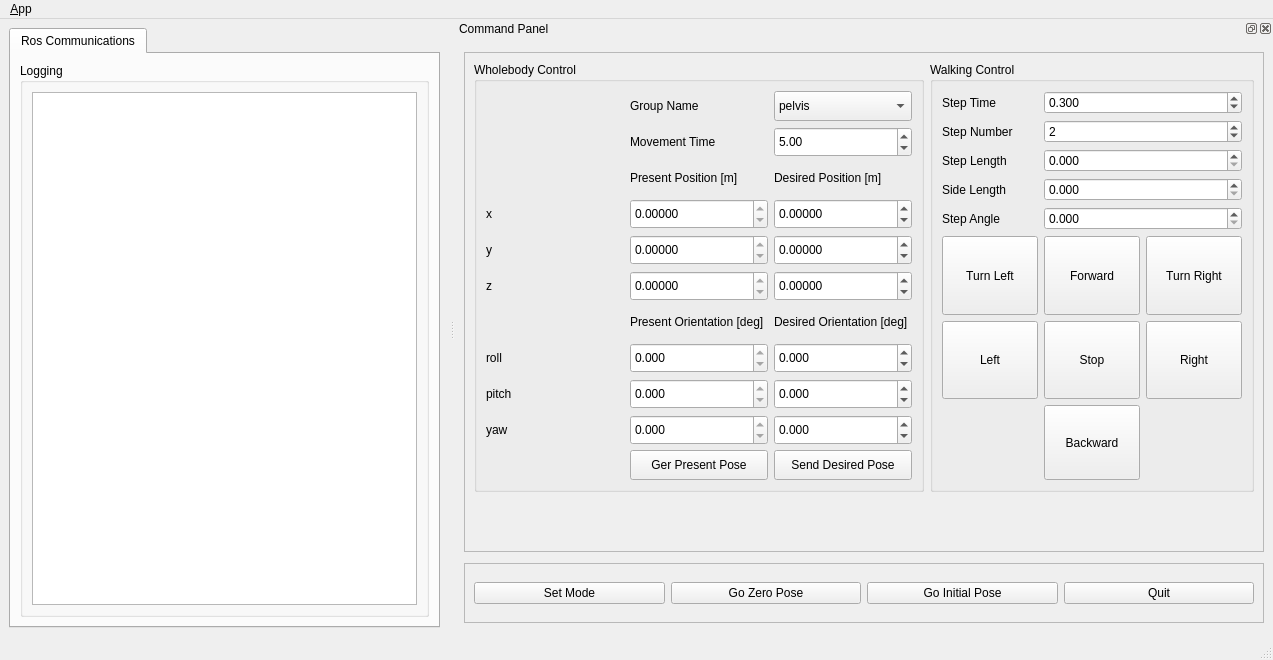
<?xml version="1.0" encoding="UTF-8"?>
<ui version="4.0">
 <class>MainWindowDesign</class>
 <widget class="QMainWindow" name="MainWindowDesign">
  <property name="geometry">
   <rect>
    <x>0</x>
    <y>0</y>
    <width>1273</width>
    <height>660</height>
   </rect>
  </property>
  <property name="minimumSize">
   <size>
    <width>0</width>
    <height>0</height>
   </size>
  </property>
  <property name="windowTitle">
   <string>QRosApp</string>
  </property>
  <property name="windowIcon">
   <iconset resource="../resources/images.qrc">
    <normaloff>:/images/icon.png</normaloff>:/images/icon.png</iconset>
  </property>
  <property name="locale">
   <locale language="English" country="Australia"/>
  </property>
  <widget class="QWidget" name="centralwidget">
   <layout class="QHBoxLayout">
    <item>
     <widget class="QTabWidget" name="tab_manager">
      <property name="enabled">
       <bool>true</bool>
      </property>
      <property name="sizePolicy">
       <sizepolicy hsizetype="Fixed" vsizetype="Fixed">
        <horstretch>0</horstretch>
        <verstretch>0</verstretch>
       </sizepolicy>
      </property>
      <property name="minimumSize">
       <size>
        <width>400</width>
        <height>600</height>
       </size>
      </property>
      <property name="maximumSize">
       <size>
        <width>1000</width>
        <height>600</height>
       </size>
      </property>
      <property name="focusPolicy">
       <enum>Qt::NoFocus</enum>
      </property>
      <property name="locale">
       <locale language="English" country="Australia"/>
      </property>
      <property name="currentIndex">
       <number>0</number>
      </property>
      <widget class="QWidget" name="tab_status">
       <attribute name="title">
        <string>Ros Communications</string>
       </attribute>
       <layout class="QVBoxLayout" name="verticalLayout_2">
        <item>
         <widget class="QGroupBox" name="log_groupbox">
          <property name="sizePolicy">
           <sizepolicy hsizetype="MinimumExpanding" vsizetype="Preferred">
            <horstretch>0</horstretch>
            <verstretch>0</verstretch>
           </sizepolicy>
          </property>
          <property name="title">
           <string>Logging</string>
          </property>
          <layout class="QGridLayout" name="gridLayout_3">
           <item row="0" column="0">
            <widget class="QListView" name="view_logging"/>
           </item>
          </layout>
         </widget>
        </item>
       </layout>
      </widget>
     </widget>
    </item>
   </layout>
  </widget>
  <widget class="QMenuBar" name="menubar">
   <property name="geometry">
    <rect>
     <x>0</x>
     <y>0</y>
     <width>1273</width>
     <height>20</height>
    </rect>
   </property>
   <widget class="QMenu" name="menu_File">
    <property name="title">
     <string>&amp;App</string>
    </property>
    <addaction name="action_Preferences"/>
    <addaction name="separator"/>
    <addaction name="actionAbout"/>
    <addaction name="actionAbout_Qt"/>
    <addaction name="separator"/>
    <addaction name="action_Quit"/>
   </widget>
   <addaction name="menu_File"/>
  </widget>
  <widget class="QStatusBar" name="statusbar"/>
  <widget class="QDockWidget" name="dock_status">
   <property name="sizePolicy">
    <sizepolicy hsizetype="Fixed" vsizetype="Fixed">
     <horstretch>0</horstretch>
     <verstretch>0</verstretch>
    </sizepolicy>
   </property>
   <property name="maximumSize">
    <size>
     <width>1030</width>
     <height>650</height>
    </size>
   </property>
   <property name="allowedAreas">
    <set>Qt::RightDockWidgetArea</set>
   </property>
   <property name="windowTitle">
    <string>Command Panel</string>
   </property>
   <attribute name="dockWidgetArea">
    <number>2</number>
   </attribute>
   <widget class="QWidget" name="dockWidgetContents_2">
    <layout class="QVBoxLayout" name="verticalLayout">
     <item>
      <widget class="QFrame" name="frame">
       <property name="sizePolicy">
        <sizepolicy hsizetype="Preferred" vsizetype="Minimum">
         <horstretch>0</horstretch>
         <verstretch>0</verstretch>
        </sizepolicy>
       </property>
       <property name="minimumSize">
        <size>
         <width>800</width>
         <height>100</height>
        </size>
       </property>
       <property name="maximumSize">
        <size>
         <width>800</width>
         <height>500</height>
        </size>
       </property>
       <property name="frameShape">
        <enum>QFrame::StyledPanel</enum>
       </property>
       <property name="frameShadow">
        <enum>QFrame::Raised</enum>
       </property>
       <layout class="QGridLayout" name="gridLayout_2">
        <item row="1" column="1">
         <widget class="QGroupBox" name="walking_groupbox">
          <property name="sizePolicy">
           <sizepolicy hsizetype="Minimum" vsizetype="Minimum">
            <horstretch>0</horstretch>
            <verstretch>0</verstretch>
           </sizepolicy>
          </property>
          <property name="minimumSize">
           <size>
            <width>0</width>
            <height>430</height>
           </size>
          </property>
          <property name="maximumSize">
           <size>
            <width>16777215</width>
            <height>430</height>
           </size>
          </property>
          <property name="title">
           <string>Walking Control</string>
          </property>
          <layout class="QGridLayout" name="gridLayout_4">
           <item row="4" column="1" colspan="2">
            <widget class="QDoubleSpinBox" name="step_angle_spinbox">
             <property name="decimals">
              <number>3</number>
             </property>
             <property name="minimum">
              <double>0.000000000000000</double>
             </property>
             <property name="maximum">
              <double>360.000000000000000</double>
             </property>
             <property name="singleStep">
              <double>0.500000000000000</double>
             </property>
             <property name="value">
              <double>0.000000000000000</double>
             </property>
            </widget>
           </item>
           <item row="7" column="1">
            <widget class="QPushButton" name="backward_button">
             <property name="minimumSize">
              <size>
               <width>75</width>
               <height>75</height>
              </size>
             </property>
             <property name="text">
              <string>Backward</string>
             </property>
            </widget>
           </item>
           <item row="5" column="0">
            <widget class="QPushButton" name="turn_left_button">
             <property name="sizePolicy">
              <sizepolicy hsizetype="Minimum" vsizetype="Minimum">
               <horstretch>0</horstretch>
               <verstretch>0</verstretch>
              </sizepolicy>
             </property>
             <property name="minimumSize">
              <size>
               <width>75</width>
               <height>75</height>
              </size>
             </property>
             <property name="text">
              <string>Turn Left</string>
             </property>
            </widget>
           </item>
           <item row="0" column="0">
            <widget class="QLabel" name="label_11">
             <property name="text">
              <string>Step Time</string>
             </property>
            </widget>
           </item>
           <item row="4" column="0">
            <widget class="QLabel" name="label_10">
             <property name="text">
              <string>Step Angle</string>
             </property>
            </widget>
           </item>
           <item row="2" column="1" colspan="2">
            <widget class="QDoubleSpinBox" name="step_length_spinbox">
             <property name="decimals">
              <number>3</number>
             </property>
             <property name="minimum">
              <double>0.000000000000000</double>
             </property>
             <property name="maximum">
              <double>100.000000000000000</double>
             </property>
             <property name="singleStep">
              <double>0.010000000000000</double>
             </property>
            </widget>
           </item>
           <item row="3" column="1" colspan="2">
            <widget class="QDoubleSpinBox" name="side_length_spinbox">
             <property name="decimals">
              <number>3</number>
             </property>
             <property name="singleStep">
              <double>0.010000000000000</double>
             </property>
             <property name="value">
              <double>0.000000000000000</double>
             </property>
            </widget>
           </item>
           <item row="6" column="1">
            <widget class="QPushButton" name="stop_button">
             <property name="sizePolicy">
              <sizepolicy hsizetype="Minimum" vsizetype="Minimum">
               <horstretch>0</horstretch>
               <verstretch>0</verstretch>
              </sizepolicy>
             </property>
             <property name="minimumSize">
              <size>
               <width>75</width>
               <height>75</height>
              </size>
             </property>
             <property name="text">
              <string>Stop</string>
             </property>
             <property name="iconSize">
              <size>
               <width>32</width>
               <height>32</height>
              </size>
             </property>
            </widget>
           </item>
           <item row="0" column="1" colspan="2">
            <widget class="QDoubleSpinBox" name="step_time_spinbox">
             <property name="decimals">
              <number>3</number>
             </property>
             <property name="maximum">
              <double>100.000000000000000</double>
             </property>
             <property name="value">
              <double>0.300000000000000</double>
             </property>
            </widget>
           </item>
           <item row="6" column="0">
            <widget class="QPushButton" name="left_button">
             <property name="sizePolicy">
              <sizepolicy hsizetype="Minimum" vsizetype="Minimum">
               <horstretch>0</horstretch>
               <verstretch>0</verstretch>
              </sizepolicy>
             </property>
             <property name="minimumSize">
              <size>
               <width>75</width>
               <height>75</height>
              </size>
             </property>
             <property name="text">
              <string>Left</string>
             </property>
            </widget>
           </item>
           <item row="6" column="2">
            <widget class="QPushButton" name="right_button">
             <property name="sizePolicy">
              <sizepolicy hsizetype="Minimum" vsizetype="Minimum">
               <horstretch>0</horstretch>
               <verstretch>0</verstretch>
              </sizepolicy>
             </property>
             <property name="minimumSize">
              <size>
               <width>75</width>
               <height>75</height>
              </size>
             </property>
             <property name="text">
              <string>Right</string>
             </property>
            </widget>
           </item>
           <item row="5" column="2">
            <widget class="QPushButton" name="turn_right_button">
             <property name="sizePolicy">
              <sizepolicy hsizetype="Minimum" vsizetype="Minimum">
               <horstretch>0</horstretch>
               <verstretch>0</verstretch>
              </sizepolicy>
             </property>
             <property name="minimumSize">
              <size>
               <width>75</width>
               <height>75</height>
              </size>
             </property>
             <property name="text">
              <string>Turn Right</string>
             </property>
            </widget>
           </item>
           <item row="2" column="0">
            <widget class="QLabel" name="label_8">
             <property name="text">
              <string>Step Length</string>
             </property>
            </widget>
           </item>
           <item row="3" column="0">
            <widget class="QLabel" name="label_9">
             <property name="text">
              <string>Side Length</string>
             </property>
            </widget>
           </item>
           <item row="5" column="1">
            <widget class="QPushButton" name="forward_button">
             <property name="sizePolicy">
              <sizepolicy hsizetype="Minimum" vsizetype="Minimum">
               <horstretch>0</horstretch>
               <verstretch>0</verstretch>
              </sizepolicy>
             </property>
             <property name="minimumSize">
              <size>
               <width>75</width>
               <height>75</height>
              </size>
             </property>
             <property name="text">
              <string>Forward</string>
             </property>
             <property name="iconSize">
              <size>
               <width>16</width>
               <height>16</height>
              </size>
             </property>
            </widget>
           </item>
           <item row="1" column="0">
            <widget class="QLabel" name="label_12">
             <property name="text">
              <string>Step Number</string>
             </property>
            </widget>
           </item>
           <item row="1" column="1" colspan="2">
            <widget class="QSpinBox" name="step_number_spinbox">
             <property name="value">
              <number>2</number>
             </property>
            </widget>
           </item>
          </layout>
         </widget>
        </item>
        <item row="1" column="0">
         <widget class="QGroupBox" name="wholebody_groupbox">
          <property name="minimumSize">
           <size>
            <width>450</width>
            <height>430</height>
           </size>
          </property>
          <property name="maximumSize">
           <size>
            <width>450</width>
            <height>430</height>
           </size>
          </property>
          <property name="title">
           <string>Wholebody Control</string>
          </property>
          <layout class="QGridLayout" name="gridLayout_5">
           <item row="9" column="2">
            <widget class="QDoubleSpinBox" name="des_orientation_p_spinbox">
             <property name="sizePolicy">
              <sizepolicy hsizetype="Minimum" vsizetype="Minimum">
               <horstretch>0</horstretch>
               <verstretch>0</verstretch>
              </sizepolicy>
             </property>
             <property name="minimumSize">
              <size>
               <width>0</width>
               <height>30</height>
              </size>
             </property>
             <property name="decimals">
              <number>3</number>
             </property>
             <property name="minimum">
              <double>-180.000000000000000</double>
             </property>
             <property name="maximum">
              <double>180.000000000000000</double>
             </property>
            </widget>
           </item>
           <item row="10" column="0">
            <widget class="QLabel" name="label_6">
             <property name="sizePolicy">
              <sizepolicy hsizetype="Preferred" vsizetype="Minimum">
               <horstretch>0</horstretch>
               <verstretch>0</verstretch>
              </sizepolicy>
             </property>
             <property name="minimumSize">
              <size>
               <width>0</width>
               <height>30</height>
              </size>
             </property>
             <property name="layoutDirection">
              <enum>Qt::LeftToRight</enum>
             </property>
             <property name="text">
              <string>yaw</string>
             </property>
            </widget>
           </item>
           <item row="9" column="1">
            <widget class="QDoubleSpinBox" name="pre_orientation_p_spinbox">
             <property name="enabled">
              <bool>true</bool>
             </property>
             <property name="sizePolicy">
              <sizepolicy hsizetype="Minimum" vsizetype="Minimum">
               <horstretch>0</horstretch>
               <verstretch>0</verstretch>
              </sizepolicy>
             </property>
             <property name="minimumSize">
              <size>
               <width>0</width>
               <height>30</height>
              </size>
             </property>
             <property name="readOnly">
              <bool>true</bool>
             </property>
             <property name="decimals">
              <number>3</number>
             </property>
             <property name="minimum">
              <double>-180.000000000000000</double>
             </property>
             <property name="maximum">
              <double>180.000000000000000</double>
             </property>
             <property name="singleStep">
              <double>0.010000000000000</double>
             </property>
            </widget>
           </item>
           <item row="4" column="0">
            <widget class="QLabel" name="label">
             <property name="sizePolicy">
              <sizepolicy hsizetype="Preferred" vsizetype="Minimum">
               <horstretch>0</horstretch>
               <verstretch>0</verstretch>
              </sizepolicy>
             </property>
             <property name="minimumSize">
              <size>
               <width>0</width>
               <height>30</height>
              </size>
             </property>
             <property name="text">
              <string>x</string>
             </property>
            </widget>
           </item>
           <item row="7" column="2">
            <widget class="QLabel" name="des_task_orientation">
             <property name="sizePolicy">
              <sizepolicy hsizetype="Minimum" vsizetype="Minimum">
               <horstretch>0</horstretch>
               <verstretch>0</verstretch>
              </sizepolicy>
             </property>
             <property name="minimumSize">
              <size>
               <width>0</width>
               <height>30</height>
              </size>
             </property>
             <property name="text">
              <string>Desired Orientation [deg]</string>
             </property>
            </widget>
           </item>
           <item row="4" column="1">
            <widget class="QDoubleSpinBox" name="pre_position_x_spinbox">
             <property name="enabled">
              <bool>true</bool>
             </property>
             <property name="sizePolicy">
              <sizepolicy hsizetype="Minimum" vsizetype="Minimum">
               <horstretch>0</horstretch>
               <verstretch>0</verstretch>
              </sizepolicy>
             </property>
             <property name="minimumSize">
              <size>
               <width>0</width>
               <height>30</height>
              </size>
             </property>
             <property name="readOnly">
              <bool>true</bool>
             </property>
             <property name="decimals">
              <number>5</number>
             </property>
             <property name="minimum">
              <double>-10.000000000000000</double>
             </property>
             <property name="maximum">
              <double>10.000000000000000</double>
             </property>
             <property name="singleStep">
              <double>0.010000000000000</double>
             </property>
            </widget>
           </item>
           <item row="5" column="0">
            <widget class="QLabel" name="label_2">
             <property name="sizePolicy">
              <sizepolicy hsizetype="Preferred" vsizetype="Minimum">
               <horstretch>0</horstretch>
               <verstretch>0</verstretch>
              </sizepolicy>
             </property>
             <property name="minimumSize">
              <size>
               <width>0</width>
               <height>30</height>
              </size>
             </property>
             <property name="text">
              <string>y</string>
             </property>
            </widget>
           </item>
           <item row="5" column="2">
            <widget class="QDoubleSpinBox" name="des_position_y_spinbox">
             <property name="sizePolicy">
              <sizepolicy hsizetype="Minimum" vsizetype="Minimum">
               <horstretch>0</horstretch>
               <verstretch>0</verstretch>
              </sizepolicy>
             </property>
             <property name="minimumSize">
              <size>
               <width>0</width>
               <height>30</height>
              </size>
             </property>
             <property name="decimals">
              <number>5</number>
             </property>
             <property name="minimum">
              <double>-10.000000000000000</double>
             </property>
             <property name="maximum">
              <double>10.000000000000000</double>
             </property>
             <property name="singleStep">
              <double>0.010000000000000</double>
             </property>
            </widget>
           </item>
           <item row="5" column="1">
            <widget class="QDoubleSpinBox" name="pre_position_y_spinbox">
             <property name="enabled">
              <bool>true</bool>
             </property>
             <property name="sizePolicy">
              <sizepolicy hsizetype="Minimum" vsizetype="Minimum">
               <horstretch>0</horstretch>
               <verstretch>0</verstretch>
              </sizepolicy>
             </property>
             <property name="minimumSize">
              <size>
               <width>0</width>
               <height>30</height>
              </size>
             </property>
             <property name="readOnly">
              <bool>true</bool>
             </property>
             <property name="decimals">
              <number>5</number>
             </property>
             <property name="minimum">
              <double>-10.000000000000000</double>
             </property>
             <property name="maximum">
              <double>10.000000000000000</double>
             </property>
             <property name="singleStep">
              <double>0.010000000000000</double>
             </property>
            </widget>
           </item>
           <item row="4" column="2">
            <widget class="QDoubleSpinBox" name="des_position_x_spinbox">
             <property name="sizePolicy">
              <sizepolicy hsizetype="Minimum" vsizetype="Minimum">
               <horstretch>0</horstretch>
               <verstretch>0</verstretch>
              </sizepolicy>
             </property>
             <property name="minimumSize">
              <size>
               <width>0</width>
               <height>30</height>
              </size>
             </property>
             <property name="decimals">
              <number>5</number>
             </property>
             <property name="minimum">
              <double>-10.000000000000000</double>
             </property>
             <property name="maximum">
              <double>10.000000000000000</double>
             </property>
             <property name="singleStep">
              <double>0.010000000000000</double>
             </property>
            </widget>
           </item>
           <item row="8" column="2">
            <widget class="QDoubleSpinBox" name="des_orientation_r_spinbox">
             <property name="sizePolicy">
              <sizepolicy hsizetype="Minimum" vsizetype="Minimum">
               <horstretch>0</horstretch>
               <verstretch>0</verstretch>
              </sizepolicy>
             </property>
             <property name="minimumSize">
              <size>
               <width>0</width>
               <height>30</height>
              </size>
             </property>
             <property name="decimals">
              <number>3</number>
             </property>
             <property name="minimum">
              <double>-180.000000000000000</double>
             </property>
             <property name="maximum">
              <double>180.000000000000000</double>
             </property>
            </widget>
           </item>
           <item row="7" column="1">
            <widget class="QLabel" name="pre_task_orientation">
             <property name="sizePolicy">
              <sizepolicy hsizetype="Minimum" vsizetype="Minimum">
               <horstretch>0</horstretch>
               <verstretch>0</verstretch>
              </sizepolicy>
             </property>
             <property name="minimumSize">
              <size>
               <width>0</width>
               <height>30</height>
              </size>
             </property>
             <property name="text">
              <string>Present Orientation [deg]</string>
             </property>
            </widget>
           </item>
           <item row="0" column="2">
            <widget class="QComboBox" name="group_name_combobox">
             <property name="sizePolicy">
              <sizepolicy hsizetype="Preferred" vsizetype="Minimum">
               <horstretch>0</horstretch>
               <verstretch>0</verstretch>
              </sizepolicy>
             </property>
             <property name="minimumSize">
              <size>
               <width>0</width>
               <height>30</height>
              </size>
             </property>
             <item>
              <property name="text">
               <string>pelvis</string>
              </property>
             </item>
             <item>
              <property name="text">
               <string>right_arm</string>
              </property>
             </item>
             <item>
              <property name="text">
               <string>left_arm</string>
              </property>
             </item>
             <item>
              <property name="text">
               <string>right_foot</string>
              </property>
             </item>
             <item>
              <property name="text">
               <string>left_foot</string>
              </property>
             </item>
            </widget>
           </item>
           <item row="10" column="1">
            <widget class="QDoubleSpinBox" name="pre_orientation_y_spinbox">
             <property name="enabled">
              <bool>true</bool>
             </property>
             <property name="sizePolicy">
              <sizepolicy hsizetype="Minimum" vsizetype="Minimum">
               <horstretch>0</horstretch>
               <verstretch>0</verstretch>
              </sizepolicy>
             </property>
             <property name="minimumSize">
              <size>
               <width>0</width>
               <height>30</height>
              </size>
             </property>
             <property name="readOnly">
              <bool>true</bool>
             </property>
             <property name="decimals">
              <number>3</number>
             </property>
             <property name="minimum">
              <double>-180.000000000000000</double>
             </property>
             <property name="maximum">
              <double>180.000000000000000</double>
             </property>
             <property name="singleStep">
              <double>0.010000000000000</double>
             </property>
            </widget>
           </item>
           <item row="10" column="2">
            <widget class="QDoubleSpinBox" name="des_orientation_y_spinbox">
             <property name="sizePolicy">
              <sizepolicy hsizetype="Minimum" vsizetype="Minimum">
               <horstretch>0</horstretch>
               <verstretch>0</verstretch>
              </sizepolicy>
             </property>
             <property name="minimumSize">
              <size>
               <width>0</width>
               <height>30</height>
              </size>
             </property>
             <property name="decimals">
              <number>3</number>
             </property>
             <property name="minimum">
              <double>-180.000000000000000</double>
             </property>
             <property name="maximum">
              <double>180.000000000000000</double>
             </property>
            </widget>
           </item>
           <item row="9" column="0">
            <widget class="QLabel" name="label_5">
             <property name="sizePolicy">
              <sizepolicy hsizetype="Preferred" vsizetype="Minimum">
               <horstretch>0</horstretch>
               <verstretch>0</verstretch>
              </sizepolicy>
             </property>
             <property name="minimumSize">
              <size>
               <width>0</width>
               <height>30</height>
              </size>
             </property>
             <property name="layoutDirection">
              <enum>Qt::LeftToRight</enum>
             </property>
             <property name="text">
              <string>pitch</string>
             </property>
            </widget>
           </item>
           <item row="0" column="1">
            <widget class="QLabel" name="label_7">
             <property name="sizePolicy">
              <sizepolicy hsizetype="Preferred" vsizetype="Maximum">
               <horstretch>0</horstretch>
               <verstretch>0</verstretch>
              </sizepolicy>
             </property>
             <property name="minimumSize">
              <size>
               <width>0</width>
               <height>30</height>
              </size>
             </property>
             <property name="text">
              <string>Group Name</string>
             </property>
            </widget>
           </item>
           <item row="6" column="2">
            <widget class="QDoubleSpinBox" name="des_position_z_spinbox">
             <property name="sizePolicy">
              <sizepolicy hsizetype="Minimum" vsizetype="Minimum">
               <horstretch>0</horstretch>
               <verstretch>0</verstretch>
              </sizepolicy>
             </property>
             <property name="minimumSize">
              <size>
               <width>0</width>
               <height>30</height>
              </size>
             </property>
             <property name="decimals">
              <number>5</number>
             </property>
             <property name="minimum">
              <double>-10.000000000000000</double>
             </property>
             <property name="maximum">
              <double>10.000000000000000</double>
             </property>
             <property name="singleStep">
              <double>0.010000000000000</double>
             </property>
            </widget>
           </item>
           <item row="8" column="1">
            <widget class="QDoubleSpinBox" name="pre_orientation_r_spinbox">
             <property name="enabled">
              <bool>true</bool>
             </property>
             <property name="sizePolicy">
              <sizepolicy hsizetype="Minimum" vsizetype="Minimum">
               <horstretch>0</horstretch>
               <verstretch>0</verstretch>
              </sizepolicy>
             </property>
             <property name="minimumSize">
              <size>
               <width>0</width>
               <height>30</height>
              </size>
             </property>
             <property name="readOnly">
              <bool>true</bool>
             </property>
             <property name="decimals">
              <number>3</number>
             </property>
             <property name="minimum">
              <double>-180.000000000000000</double>
             </property>
             <property name="maximum">
              <double>180.000000000000000</double>
             </property>
             <property name="singleStep">
              <double>0.010000000000000</double>
             </property>
            </widget>
           </item>
           <item row="8" column="0">
            <widget class="QLabel" name="label_4">
             <property name="sizePolicy">
              <sizepolicy hsizetype="Preferred" vsizetype="Minimum">
               <horstretch>0</horstretch>
               <verstretch>0</verstretch>
              </sizepolicy>
             </property>
             <property name="minimumSize">
              <size>
               <width>0</width>
               <height>30</height>
              </size>
             </property>
             <property name="layoutDirection">
              <enum>Qt::LeftToRight</enum>
             </property>
             <property name="text">
              <string>roll</string>
             </property>
            </widget>
           </item>
           <item row="2" column="1">
            <widget class="QLabel" name="pre_task_position">
             <property name="sizePolicy">
              <sizepolicy hsizetype="Minimum" vsizetype="Minimum">
               <horstretch>0</horstretch>
               <verstretch>0</verstretch>
              </sizepolicy>
             </property>
             <property name="minimumSize">
              <size>
               <width>0</width>
               <height>30</height>
              </size>
             </property>
             <property name="text">
              <string>Present Position [m]</string>
             </property>
            </widget>
           </item>
           <item row="11" column="1">
            <widget class="QPushButton" name="get_pre_pose_pushbutton">
             <property name="sizePolicy">
              <sizepolicy hsizetype="Minimum" vsizetype="Minimum">
               <horstretch>0</horstretch>
               <verstretch>0</verstretch>
              </sizepolicy>
             </property>
             <property name="minimumSize">
              <size>
               <width>0</width>
               <height>30</height>
              </size>
             </property>
             <property name="text">
              <string>Ger Present Pose</string>
             </property>
            </widget>
           </item>
           <item row="11" column="2">
            <widget class="QPushButton" name="send_des_pose_pushbutton">
             <property name="sizePolicy">
              <sizepolicy hsizetype="Minimum" vsizetype="Minimum">
               <horstretch>0</horstretch>
               <verstretch>0</verstretch>
              </sizepolicy>
             </property>
             <property name="minimumSize">
              <size>
               <width>0</width>
               <height>30</height>
              </size>
             </property>
             <property name="text">
              <string>Send Desired Pose</string>
             </property>
            </widget>
           </item>
           <item row="6" column="0">
            <widget class="QLabel" name="label_3">
             <property name="sizePolicy">
              <sizepolicy hsizetype="Preferred" vsizetype="Minimum">
               <horstretch>0</horstretch>
               <verstretch>0</verstretch>
              </sizepolicy>
             </property>
             <property name="minimumSize">
              <size>
               <width>0</width>
               <height>30</height>
              </size>
             </property>
             <property name="text">
              <string>z</string>
             </property>
            </widget>
           </item>
           <item row="6" column="1">
            <widget class="QDoubleSpinBox" name="pre_position_z_spinbox">
             <property name="enabled">
              <bool>true</bool>
             </property>
             <property name="sizePolicy">
              <sizepolicy hsizetype="Minimum" vsizetype="Minimum">
               <horstretch>0</horstretch>
               <verstretch>0</verstretch>
              </sizepolicy>
             </property>
             <property name="minimumSize">
              <size>
               <width>0</width>
               <height>30</height>
              </size>
             </property>
             <property name="readOnly">
              <bool>true</bool>
             </property>
             <property name="decimals">
              <number>5</number>
             </property>
             <property name="minimum">
              <double>-10.000000000000000</double>
             </property>
             <property name="maximum">
              <double>10.000000000000000</double>
             </property>
             <property name="singleStep">
              <double>0.010000000000000</double>
             </property>
            </widget>
           </item>
           <item row="2" column="2">
            <widget class="QLabel" name="des_task_position">
             <property name="sizePolicy">
              <sizepolicy hsizetype="Minimum" vsizetype="Minimum">
               <horstretch>0</horstretch>
               <verstretch>0</verstretch>
              </sizepolicy>
             </property>
             <property name="minimumSize">
              <size>
               <width>0</width>
               <height>30</height>
              </size>
             </property>
             <property name="text">
              <string>Desired Position [m]</string>
             </property>
            </widget>
           </item>
           <item row="1" column="1">
            <widget class="QLabel" name="label_13">
             <property name="text">
              <string>Movement Time</string>
             </property>
            </widget>
           </item>
           <item row="1" column="2">
            <widget class="QDoubleSpinBox" name="mov_time_spinbox">
             <property name="sizePolicy">
              <sizepolicy hsizetype="Minimum" vsizetype="Minimum">
               <horstretch>0</horstretch>
               <verstretch>0</verstretch>
              </sizepolicy>
             </property>
             <property name="minimumSize">
              <size>
               <width>0</width>
               <height>30</height>
              </size>
             </property>
             <property name="maximum">
              <double>100.000000000000000</double>
             </property>
             <property name="singleStep">
              <double>0.500000000000000</double>
             </property>
             <property name="value">
              <double>5.000000000000000</double>
             </property>
            </widget>
           </item>
          </layout>
         </widget>
        </item>
        <item row="3" column="0">
         <spacer name="verticalSpacer">
          <property name="orientation">
           <enum>Qt::Vertical</enum>
          </property>
          <property name="sizeHint" stdset="0">
           <size>
            <width>20</width>
            <height>40</height>
           </size>
          </property>
         </spacer>
        </item>
       </layout>
      </widget>
     </item>
     <item>
      <widget class="QFrame" name="button_frame">
       <property name="sizePolicy">
        <sizepolicy hsizetype="Preferred" vsizetype="Minimum">
         <horstretch>0</horstretch>
         <verstretch>0</verstretch>
        </sizepolicy>
       </property>
       <property name="minimumSize">
        <size>
         <width>0</width>
         <height>60</height>
        </size>
       </property>
       <property name="maximumSize">
        <size>
         <width>800</width>
         <height>60</height>
        </size>
       </property>
       <property name="frameShape">
        <enum>QFrame::StyledPanel</enum>
       </property>
       <property name="frameShadow">
        <enum>QFrame::Raised</enum>
       </property>
       <layout class="QGridLayout" name="gridLayout">
        <item row="0" column="3">
         <widget class="QPushButton" name="quit_button">
          <property name="sizePolicy">
           <sizepolicy hsizetype="Minimum" vsizetype="Fixed">
            <horstretch>0</horstretch>
            <verstretch>0</verstretch>
           </sizepolicy>
          </property>
          <property name="text">
           <string>Quit</string>
          </property>
         </widget>
        </item>
        <item row="0" column="1">
         <widget class="QPushButton" name="go_zero_pose_button">
          <property name="text">
           <string>Go Zero Pose</string>
          </property>
         </widget>
        </item>
        <item row="0" column="0">
         <widget class="QPushButton" name="set_mode_button">
          <property name="text">
           <string>Set Mode</string>
          </property>
         </widget>
        </item>
        <item row="0" column="2">
         <widget class="QPushButton" name="go_initial_pose_button">
          <property name="text">
           <string>Go Initial Pose</string>
          </property>
         </widget>
        </item>
       </layout>
      </widget>
     </item>
    </layout>
   </widget>
  </widget>
  <action name="action_Quit">
   <property name="text">
    <string>&amp;Quit</string>
   </property>
   <property name="shortcut">
    <string>Ctrl+Q</string>
   </property>
   <property name="shortcutContext">
    <enum>Qt::ApplicationShortcut</enum>
   </property>
  </action>
  <action name="action_Preferences">
   <property name="text">
    <string>&amp;Preferences</string>
   </property>
  </action>
  <action name="actionAbout">
   <property name="text">
    <string>&amp;About</string>
   </property>
  </action>
  <action name="actionAbout_Qt">
   <property name="text">
    <string>About &amp;Qt</string>
   </property>
  </action>
 </widget>
 <resources>
  <include location="../resources/images.qrc"/>
 </resources>
 <connections>
  <connection>
   <sender>action_Quit</sender>
   <signal>triggered()</signal>
   <receiver>MainWindowDesign</receiver>
   <slot>close()</slot>
   <hints>
    <hint type="sourcelabel">
     <x>-1</x>
     <y>-1</y>
    </hint>
    <hint type="destinationlabel">
     <x>399</x>
     <y>299</y>
    </hint>
   </hints>
  </connection>
  <connection>
   <sender>quit_button</sender>
   <signal>clicked()</signal>
   <receiver>MainWindowDesign</receiver>
   <slot>close()</slot>
   <hints>
    <hint type="sourcelabel">
     <x>859</x>
     <y>552</y>
    </hint>
    <hint type="destinationlabel">
     <x>469</x>
     <y>299</y>
    </hint>
   </hints>
  </connection>
 </connections>
</ui>
